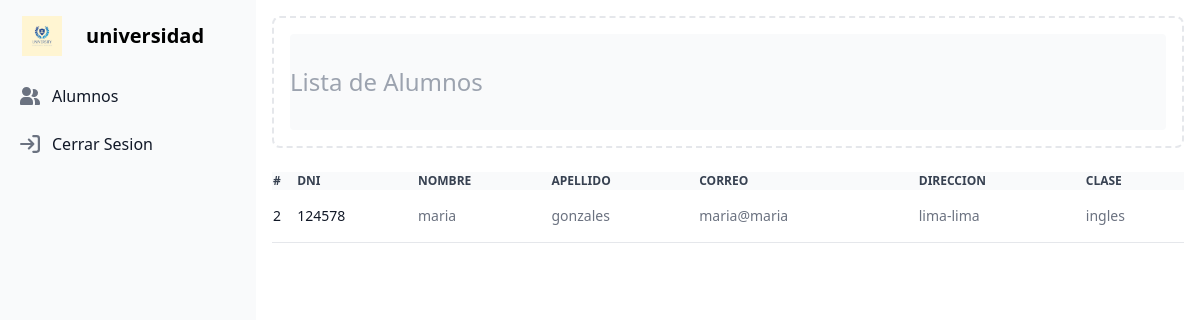
The page /OnAlumno (signed in) on the database its author committed.
### tables this page shows
CREATE TABLE `alumnos` (
  `id` int(11) NOT NULL,
  `nombre` varchar(255) NOT NULL,
  `apellido` varchar(255) NOT NULL,
  `dni` varchar(20) NOT NULL,
  `direccion` varchar(255) NOT NULL,
  `correo` varchar(255) NOT NULL,
  `rol_id` int(11) DEFAULT NULL,
  `materia_id` int(11) DEFAULT NULL
);

CREATE TABLE `materia` (
  `id` int(11) NOT NULL,
  `clase` varchar(255) NOT NULL
);

### controllers/StudentController.php (called while the page is built, shortened)
<?php
require_once($_SERVER['DOCUMENT_ROOT'] . "/models/StudentModel.php");
require_once './config/database.php';
class StudentController
{
    public function OnAlumno()
    {
        extract($_SESSION['user']);
        $database = new Database();
        $studentModel = new StudentModel($database);
        $students = $studentModel->getAllStudents2($dni);
        include $_SERVER['DOCUMENT_ROOT'] . "/views/alumnos/onalumno.php";
    }
}

### config/database.php (called while the page is built)
<?php
class Database {
    private $host = "localhost";
    private $dbname = "universidad";
    private $username = "root";
    private $password = "";
    private $db;
    public function __construct() {
        try {
            $this->db = new PDO("mysql:host={$this->host};dbname={$this->dbname}", $this->username, $this->password);
            $this->db->setAttribute(PDO::ATTR_ERRMODE, PDO::ERRMODE_EXCEPTION);
        } catch (PDOException $e) {
            die("Error de conexión a la base de datos: " . $e->getMessage());
        }
    }
    public function getPDO() {
        return $this->db;
    }
}

### models/StudentModel.php (called while the page is built, shortened)
<?php
class StudentModel
{
    private $db;
    public function __construct($database)
    {
        $this->db = $database->getPDO();
    }
    public function getAllStudents2($dni)
    {
        $sql = "SELECT a.*, m.clase AS clase
        FROM alumnos AS a
        INNER JOIN materia AS m ON a.materia_id = m.id
        WHERE a.dni = :dni";
        $stmt = $this->db->prepare($sql);
        $stmt->bindParam(':dni', $dni);
        $stmt->execute();
        return $stmt->fetchAll(PDO::FETCH_ASSOC);
    }
}

### views/alumnos/onalumno.php (the view, shortened to what this page needs)
<!DOCTYPE html>
<html>
<head>
    <link href="/dist/output.css" rel="stylesheet">
</head>
<body>
    <aside id="logo-sidebar" class="fixed top-0 left-0 z-40 w-64 h-screen transition-transform -translate-x-full sm:translate-x-0" aria-label="Sidebar">
        <div class="h-full px-3 py-4 overflow-y-auto bg-gray-50 dark:bg-gray-800">
            <div class="flex items-center pl-2.5 mb-5">
                <img src="/src/logo.jpg" class="h-10 mr-6 sm:h-10" alt=" Logo" />
                <span class="self-center text-xl font-semibold whitespace-nowrap dark:text-white">universidad</span>
            </div>
            <ul class="space-y-2 font-medium">
                <li>
                    <a href="/OnAlumno" class="flex items-center p-2 text-gray-900 rounded-lg dark:text-white hover:bg-gray-100 dark:hover:bg-gray-700 group">
                        <span class="flex-1 ml-3 whitespace-nowrap">Alumnos</span>
                    </a>
                </li>
                <li>
                    <a href="/config/logaut.php" class="flex items-center p-2 text-gray-900 rounded-lg dark:text-white hover:bg-gray-100 dark:hover:bg-gray-700 group">
                        <span class="flex-1 ml-3 whitespace-nowrap">Cerrar Sesion</span>
                    </a>
                </li>
            </ul>
        </div>
    </aside>
    <div class="p-4 sm:ml-64">
        <div class="p-4 border-2 border-gray-200 border-dashed rounded-lg dark:border-gray-700">
            <div class="">
                <div class="flex items-center justify-between h-24 rounded bg-gray-50 dark:bg-gray-800">
                    <p class="text-2xl text-gray-400 dark:text-gray-500">
                      Lista de Alumnos <br/>
                    </p>
                </div>
            </div>
        </div>
        <br>
        <div class="relative overflow-x-auto shadow-md sm:rounded-lg">
            <table class="w-full text-sm text-left text-gray-500 dark:text-gray-400">
                <thead class="text-xs text-gray-700 uppercase bg-gray-50 dark:bg-gray-700 dark:text-gray-400">
                    <tr>
                        <th scope="col" class="px-6 py-3">
                            #
                        </th>
                        <th scope="col" class="px-6 py-3">
                            DNI
                        </th>
                        <th scope="col" class="px-6 py-3">
                            Nombre
                        </th>
                        <th scope="col" class="px-6 py-3">
                            Apellido
                        </th>
                        <th scope="col" class="px-6 py-3">
                            Correo
                        </th>
                        <th scope="col" class="px-6 py-3">
                            Direccion
                        </th>
                        <th scope="col" class="px-6 py-3">
                            clase
                        </th>
                    </tr>
                </thead>
                <tbody>
                    <tr class="bg-white border-b dark:bg-gray-900 dark:border-gray-700">
                        <?php foreach ($students as $student) : ?>
                            <th scope="row" class="px-6 py-4 font-medium text-gray-900 whitespace-nowrap dark:text-white">
                                <?php echo $student['id']; ?>
                            </th>
                            <th scope="row" class="px-6 py-4 font-medium text-gray-900 whitespace-nowrap dark:text-white">
                                <?php echo $student['dni']; ?>
                            </th>
                            <td class="px-6 py-4">
                                <?php echo $student['nombre']; ?>
                            </td>
                            <td class="px-6 py-4">
                                <?php echo $student['apellido']; ?>
                            </td>
                            <td class="px-6 py-4">
                                <?php echo $student['correo']; ?>
                            </td>
                            <td class="px-6 py-4">
                                <?php echo $student['direccion']; ?>
                            </td>
                            <td class="px-6 py-4">
                            <?php echo $student['clase']; ?>
                            </td>
                    </tr>
                <?php endforeach; ?>
                </tbody>
            </table>
        </div>
    </div>
</body>
</html>

### rows shown on the page
alumnos: id "2", dni "124578", nombre "maria", apellido "gonzales", correo "maria@maria", direccion "lima-lima", materia.clase "ingles"
